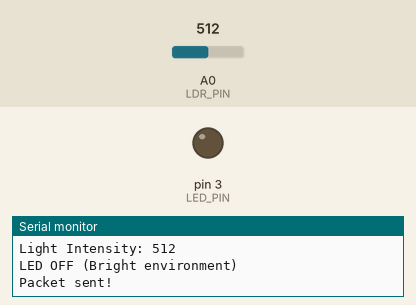
The sketch below on a simulated Arduino Uno, built with avr-gcc and run on an emulated ATmega328P. Shown: output pins drawn as LEDs (lit = HIGH), the last lines printed to the serial monitor. The test bench sets the inputs (shaded band); at power-on: A0 (LDR_PIN) = 512. No radio packets arrive unless stated.

Above: at 10.8 s.
10.9 s: A0 (LDR_PIN) set to 491
At 20.9 s:
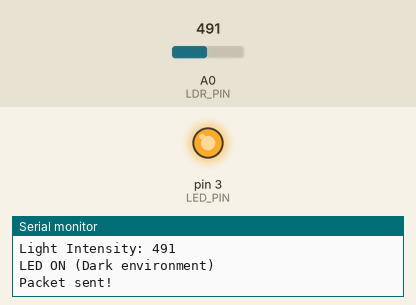
21.6 s: A0 (LDR_PIN) set to 510
At 30.8 s:
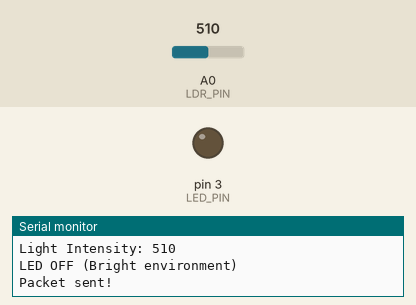
31.7 s: A0 (LDR_PIN) set to 490
At 40.6 s:
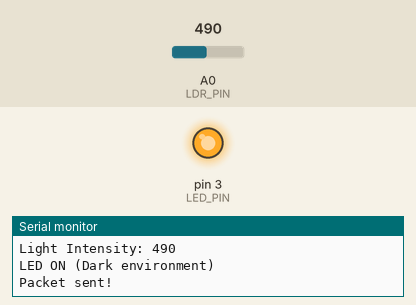
Timing chart, 0 to 42.1 s (numbered marks = the images above; inputs shaded):
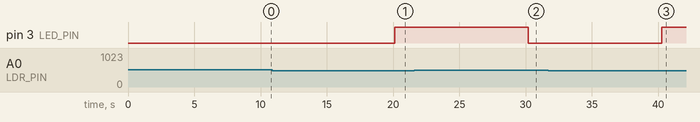

Measured:
- the behaviour switches between 500 and 499 on A0 (LDR_PIN) (found by bisection; images 0 and 1)
- after the input at 10.9 s, pin 3 (LED_PIN): LOW → HIGH after 9.2 s
- after the input at 21.6 s, pin 3 (LED_PIN): HIGH → LOW after 8.6 s
- after the input at 31.7 s, pin 3 (LED_PIN): LOW → HIGH after 8.6 s

The sketch:

DHT11TransmitReceiver_lora.ino
```cpp
#include <SPI.h>
#include <LoRa.h>

#define LDR_PIN A0   // Analog pin connected to LDR
#define LED_PIN 3    // Digital pin connected to LED
#define THRESHOLD 500 // Threshold value for light intensity

#define ss 10
#define rst 9
#define dio0 2

int counter = 0;

void setup() {
  pinMode(LDR_PIN, INPUT);
  pinMode(LED_PIN, OUTPUT);

  Serial.begin(115200);
  while (!Serial);
  Serial.println("LoRa Sender - LDR and LED");

  LoRa.setPins(ss, rst, dio0);
  while (!LoRa.begin(866E6)) {
    Serial.println(".");
    delay(500);
  }
  LoRa.setSyncWord(0xF3); // Set a custom sync word for your network
  Serial.println("LoRa Initializing OK!");
}

void loop() {
  int lightIntensity = analogRead(LDR_PIN); // Read light intensity from LDR
  Serial.print("Light Intensity: ");
  Serial.println(lightIntensity);

  // Check if light intensity is below the threshold
  if (lightIntensity < THRESHOLD) {
    digitalWrite(LED_PIN, HIGH); // Turn LED ON
    Serial.println("LED ON (Dark environment)");
  } else {
    digitalWrite(LED_PIN, LOW); // Turn LED OFF
    Serial.println("LED OFF (Bright environment)");
  }

  // Send data via LoRa
  LoRa.beginPacket();
  LoRa.print("Light Intensity: ");
  LoRa.print(lightIntensity);
  LoRa.print(", LED Status: ");
  LoRa.print(lightIntensity < THRESHOLD ? "ON" : "OFF");
  LoRa.endPacket();

  counter++;
  Serial.println("Packet sent!");
  delay(10000); // Delay for 10 seconds before sending the next packet
}
```

STM32_square_PROGRAMING.c
```cpp
//#include <stdio.h>
//#define square(x) ((x)*(x))
//
//int main()
//{
//    int x=5;
//    printf("x: %d square of x: %d",x,square(x));
//    return 0;
//}
```

STM32._print_nm.c
```cpp
#include<stdio.h>

 #define santanu printf("SANTANU");

 int main()
 {
     santanu;
 }
```

TASK.c
```cpp
// Task 1.Create Car structure globally consisting of Model, colour and price and print on the screen.


// #include <stdio.h>
// struct Car {
//     char model[30];
//     char color[15];
//     int seats;
//     double price;
// };
// struct Car car = {"Honda Civic", "Blue", 4, 22000.00};

// void printCarDetails() {
//     printf("Car Details:\n");
//     printf("Model: %s\n", car.model);
//     printf("Color: %s\n", car.color);
//     printf("Seats: %d\n",car.seats);
//     printf("Price: $%.2lf\n", car.price);
// }

// int main() {
//     printCarDetails();
//     return 0;
// }

// // Task 2 Write a program to create structure globally enter the name,age and salary of employees and manager.
// If the manager age is above 30 then the salary will be 65000 otherwise 55000.


// #include <stdio.h>


// struct Employee {
//     char name[50];
//     int age;
//     float salary;
// };


// struct Employee manager, employee;

// int main() {

//     printf("Enter Employee's Name: ");
//     scanf("%s", employee.name);
//     printf("Enter Employee's Age: ");
//     scanf("%d", &employee.age);
//     printf("Enter Employee's Salary: ");
//     scanf("%f", &employee.salary);


//     printf("\nEnter Manager's Name: ");
//     scanf("%s", manager.name);
//     printf("Enter Manager's Age: ");
//     scanf("%d", &manager.age);


//     if (manager.age > 30) {
//         manager.salary = 65000;
//     } else {
//         manager.salary = 55000;
//     }

//     printf("\nEmployee Details:\n");
//     printf("Name: %s\n", employee.name);
//     printf("Age: %d\n", employee.age);
//     printf("Salary: %.2f\n", employee.salary);


//     printf("\nManager Details:\n");
//     printf("Name: %s\n", manager.name);
//     printf("Age: %d\n", manager.age);
//     printf("Salary: %.2f\n", manager.salary);

//     return 0;
// }


// // Task 3 Create a structure named Book to store book details like title, author, and price. Write a C program to input details for
// three books, find the most expensive and the lowest priced books, and display their information.


// #include <stdio.h>


// struct Book {
//     char title[100];
//     char author[100];
//     float price;
// };

// int main() {
//     struct Book books[3];
//     int most_expensive_index = 0, lowest_priced_index = 0;

//     for (int i = 0; i < 3; i++) {
//         printf("\nEnter details for Book %d:\n", i + 1);
//         printf("Title: ");
//         scanf(" %[^\n]", books[i].title);
//         printf("Author: ");
//         scanf(" %[^\n]", books[i].author);
//         printf("Price: ");
//         scanf("%f", &books[i].price);

//         if (books[i].price > books[most_expensive_index].price) {
//             most_expensive_index = i;
//         }
//         if (books[i].price < books[lowest_priced_index].price) {
//             lowest_priced_index = i;
//         }
//     }

//     printf("\nMost Expensive Book:\n");
//     printf("Title: %s\n", books[most_expensive_index].title);
//     printf("Author: %s\n", books[most_expensive_index].author);
//     printf("Price: %.2f\n", books[most_expensive_index].price);

//     printf("\nLowest Priced Book:\n");
//     printf("Title: %s\n", books[lowest_priced_index].title);
//     printf("Author: %s\n", books[lowest_priced_index].author);
//     printf("Price: %.2f\n", books[lowest_priced_index].price);

//     return 0;
// }

// // Task 4 Define a structure named Circle to represent a circle with a radius. Write a C program to create user defined
// function to calculate the area and perimeter of two circles and display the results in the main function.

// #include <stdio.h>
// #define PI 3.14159


// struct Circle {
//     float radius;
// };

// float calculate_area(struct Circle c) {
//     return PI * c.radius * c.radius;
// }

// float calculate_perimeter(struct Circle c) {
//     return 2 * PI * c.radius;
// }

// int main() {
//     struct Circle circle1, circle2;


//     printf("Enter the radius of Circle 1: ");
//     scanf("%f", &circle1.radius);


//     printf("Enter the radius of Circle 2: ");
//     scanf("%f", &circle2.radius);


//     float area1 = calculate_area(circle1);
//     float perimeter1 = calculate_perimeter(circle1);


//     float area2 = calculate_area(circle2);
//     float perimeter2 = calculate_perimeter(circle2);


//     printf("\nCircle 1:\n");
//     printf("Radius: %.2f\n", circle1.radius);
//     printf("Area: %.2f\n", area1);
//     printf("Perimeter: %.2f\n", perimeter1);


//     printf("\nCircle 2:\n");
//     printf("Radius: %.2f\n", circle2.radius);
//     printf("Area: %.2f\n", area2);
//     printf("Perimeter: %.2f\n", perimeter2);

//     return 0;
// }
```

c_programing.cpp
```cpp
#include <stdio.h>

int main() {
    int i;
    for (i = 0; i < 5; i++) {
        if (i % 2 == 0) {
            printf("%d is even\n", i);
        } else {
            printf("%d is odd\n", i);
        }
    }
    return 0;
}
```

col-mod-price-car.c
```cpp
#include <stdio.h>

struct Car {
    char model[50];
    char colour[30];
    float price;
};

void printCar(struct Car car) {
    printf("Car Model: %s\n", car.model);
    printf("Car Colour: %s\n", car.colour);
    printf("Car Price: %.2f\n", car.price);
}

int main() {
    // Create a global Car instance
    struct Car myCar = {"BMW", "Red", 0001};

    // Print car details
    printCar(myCar);

    return 0;
}
```
